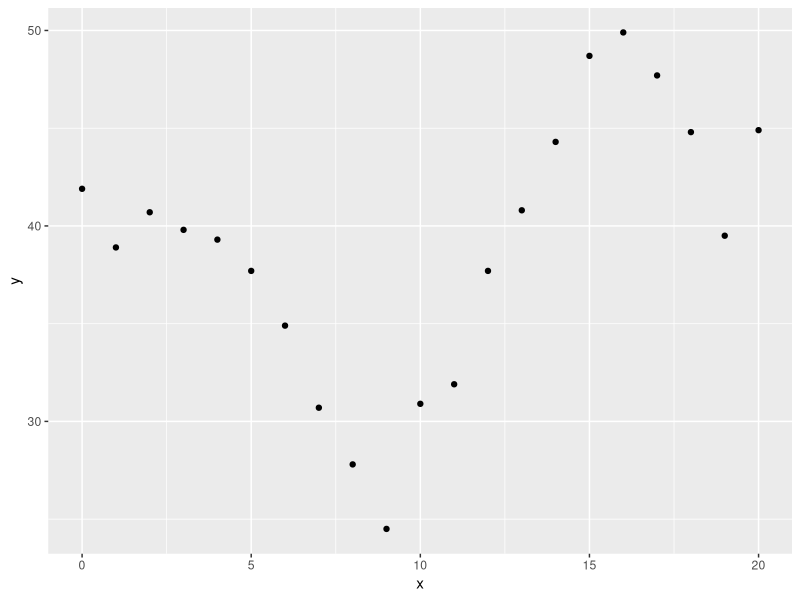
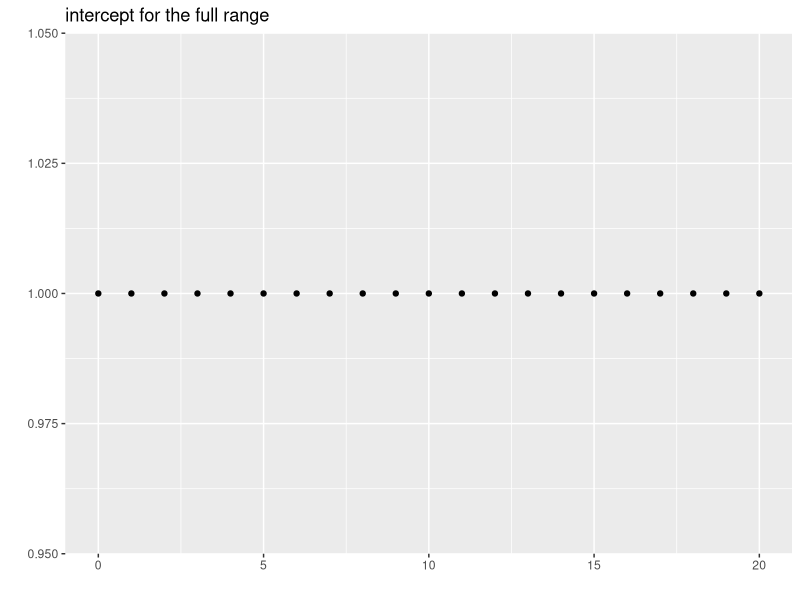
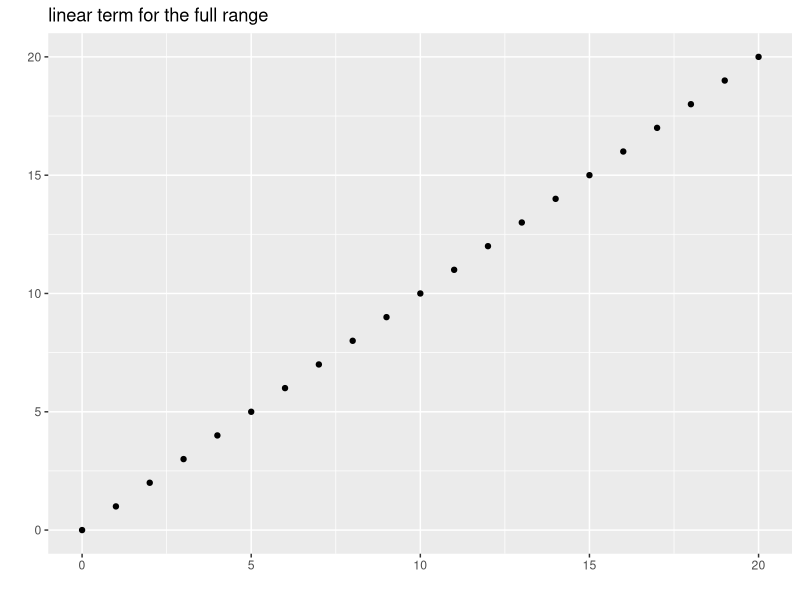
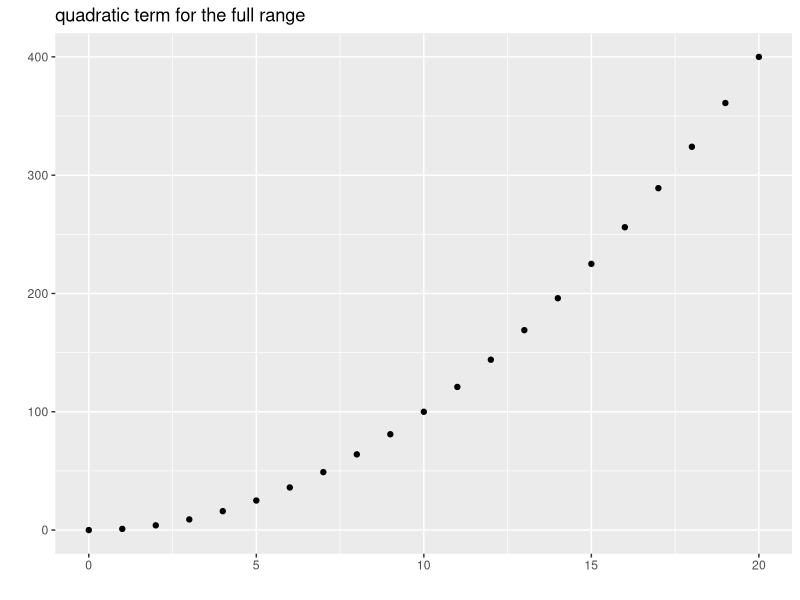
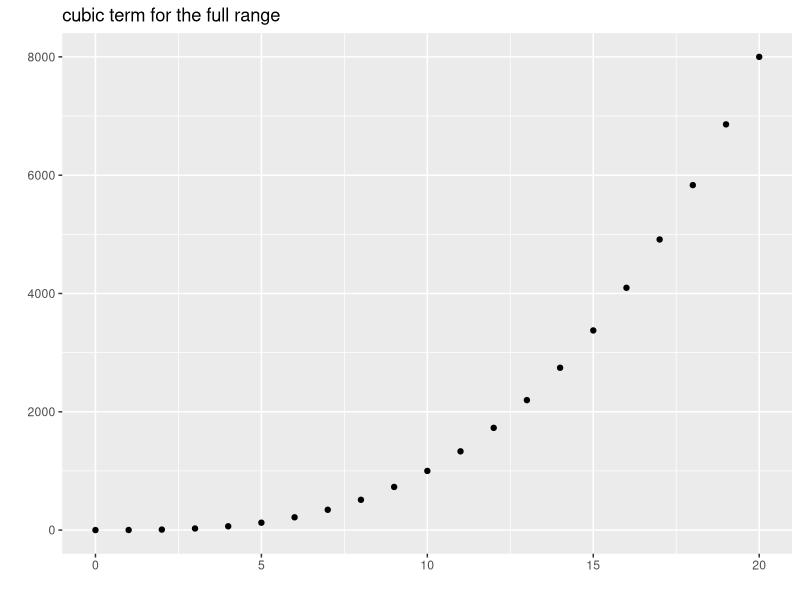
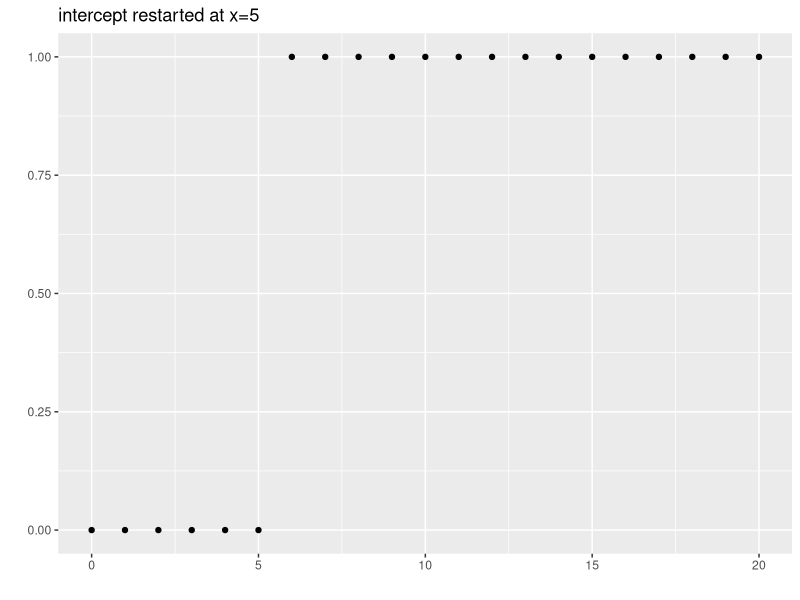
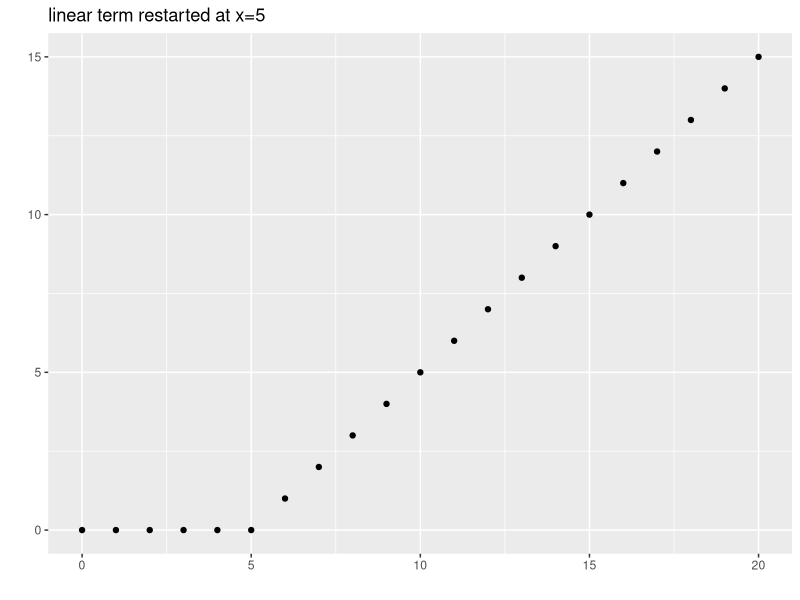
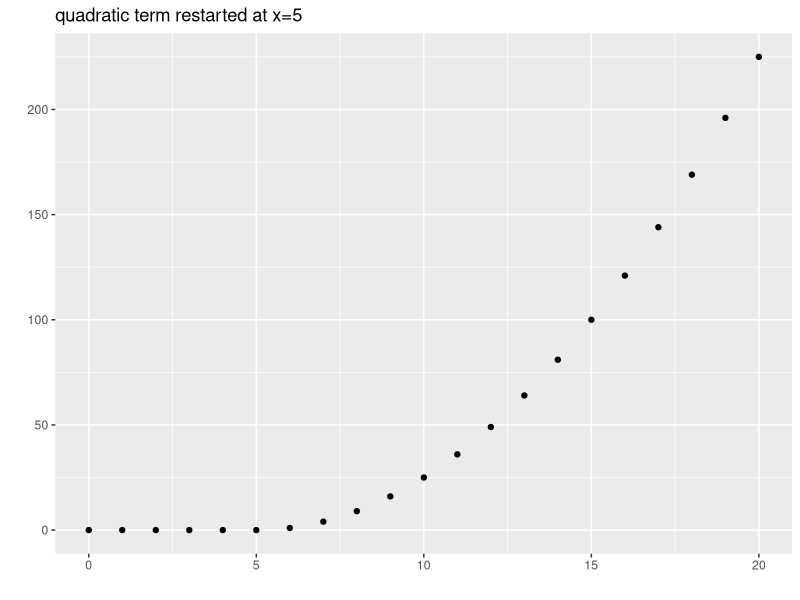

R code for these plots, in order:
## ---- chunk 1
suppressMessages(suppressWarnings(library(broom)))
suppressMessages(suppressWarnings(library(dplyr)))
suppressMessages(suppressWarnings(library(knitr)))
suppressMessages(suppressWarnings(library(magrittr)))
suppressMessages(suppressWarnings(library(splines)))
suppressMessages(suppressWarnings(library(tidyr)))
## ---- chunk 2
library(ggplot2)
x <- 0:20
y <- rep(40, 21)
y[6:21] <- y[6:21]-3*(1:15)
y[11:21] <- y[11:21]+7*(1:10)
y[16:21] <- y[16:21]-(1:5)^2
y <- y+round(rnorm(10), 1)
simulated_example <- data.frame(x, y)
simulated_example
ggplot(simulated_example, aes(x, y)) +
  geom_point()
## ---- chunk 3
x <- c(0:20, setdiff(seq(0, 20, by=1/64), 0:20))
## ---- chunk 4
xm <- data.frame(
  c1 =rep(1, length(x)),
  c2 =x,
  c3 =x^2,
  c4 =x^3,
  c5 =(x> 5)*rep(1, length(x)),
  c6 =(x> 5)*(x- 5),
  c7 =(x> 5)*(x- 5)^2,
  c8 =(x> 5)*(x- 5)^3,
  c9 =(x>10)*rep(1, length(x)),
  c10=(x>10)*(x-10),
  c11=(x>10)*(x-10)^2,
  c12=(x>10)*(x-10)^3,
  c13 =(x>15)*rep(1, length(x)),
  c14=(x>15)*(x-15),
  c15=(x>15)*(x-15)^2,
  c16=(x>15)*(x-15)^3,
  y=NA
)
xm$y[1:21] <- y
## ---- chunk 5
lb1 <- rep(c("intercept", "linear term", "quadratic term", "cubic term"), 4)
lb2 <- rep(c("for the full range", "restarted at x=5", "restarted at x=10", "restarted at x=15"), each=4)
for (j in 1:16) {
  xm[1:21, ] %>%
    ggplot(aes(c2, .data[[paste0("c", j)]])) +
      ggtitle(paste(lb1[j], lb2[j])) +
      geom_point() +
      xlab(" ") +
      ylab(" ") -> cplot
  plot(cplot)
}
## ---- chunk 6
kable(xm[1:21, 1:4])
## ---- chunk 7
single_cubic_model <- lm(y~c2+c3+c4, data=xm)
single_cubic_model %>% 
  augment(newdata=xm) %>%
  ggplot(aes(x, y)) + 
    geom_point() +
    geom_line(aes(y=.fitted)) +
    ggtitle("Single cubic fit to the data")
## ---- chunk 8
kable(xm[1:20, ])
xm$y <- NA
xm$y[1:20] <- y
four_independent_cubics <- 
  lm(y~c2+c3+c4+c5+c6+c7+c8+c9+c10+c11+c12+c13+c14+c15+c16, data=xm)
augment(four_independent_cubics, newdata=xm) %>%
  ggplot(aes(c2, .fitted)) +
    geom_line() +
    geom_point(aes(c2, y)) + 
    ggtitle("Discontinous cubic splines")
## ---- chunk 9
kable(xm[1:20, c(1:4, 6:8, 10:12, 14:16)])
four_continuous_cubics <- 
  lm(y~c2+c3+c4+c6+c7+c8+c10+c11+c12+c14+c15+c16, data=xm)
augment(four_continuous_cubics, newdata=xm) %>%
  ggplot(aes(c2, .fitted)) +
    geom_line() +
    geom_point(aes(c2, y)) +
    ggtitle("Continous but not smooth cubic splines")

## ---- chunk 10
kable(xm[1:20, c(1:4, 7:8, 11:12, 15:16)])
four_smooth_cubics <- 
  lm(y~c2+c3+c4+c7+c8+c11+c12+c15+c16, data=xm)
augment(four_smooth_cubics, newdata=xm) %>%
  ggplot(aes(c2, .fitted)) +
    geom_line() +
    geom_point(aes(c2, y)) + 
    ggtitle("Continous and Smooth (1st derivative) splines")

## ---- chunk 11
kable(xm[1:20, c(1:4, 8, 12, 16)])
spline_model <- 
  lm(y~c2+c3+c4+c8+c12+c16, data=xm)
augment(spline_model, newdata=xm) %>%
  ggplot(aes(c2, .fitted)) +
    geom_line() +
    geom_point(aes(c2, y)) +
    ggtitle("Continous and smooth (1st and 2nd derivatives) cubic splines")
## ---- chunk 12
round(cor(xm[c(2:4, 8, 12, 16)]), 2)
## ---- chunk 13
linear_spline <- bs(xm$c2, knots=c(5, 10, 15), degree=1, intercept=TRUE)
kable(linear_spline[1:21, ])
plot(x[1:21], linear_spline[1:21 , 1])
plot(x[1:21], linear_spline[1:21 , 2])
plot(x[1:21], linear_spline[1:21 , 3])
plot(x[1:21], linear_spline[1:21 , 4])
plot(x[1:21], linear_spline[1:21 , 5])

lm(xm$y~linear_spline) %>%
  augment(newdata=xm) %>%
  ggplot(aes(c2, .fitted)) +
    geom_line() +
    geom_point(aes(c2, y)) + 
    ggtitle("Linear splines")
## ---- chunk 14
quadratic_spline <- bs(xm$c2, knots=c(5, 10, 15), degree=2, intercept=TRUE)
kable(quadratic_spline[1:21, ])
plot(x[1:21], quadratic_spline[1:21 , 1])
plot(x[1:21], quadratic_spline[1:21 , 2])
plot(x[1:21], quadratic_spline[1:21 , 3])
plot(x[1:21], quadratic_spline[1:21 , 4])
plot(x[1:21], quadratic_spline[1:21 , 5])

lm(xm$y~quadratic_spline) %>%
  augment(newdata=xm) %>%
  ggplot(aes(c2, .fitted)) +
    geom_line() +
    geom_point(aes(c2, y)) + 
    ggtitle("quadratic splines")
## ---- chunk 15
cubic_spline <- bs(xm$c2, knots=c(5, 10, 15), degree=3, intercept=TRUE)
kable(cubic_spline[1:21, ])
plot(x[1:21], cubic_spline[1:21 , 1])
plot(x[1:21], cubic_spline[1:21 , 2])
plot(x[1:21], cubic_spline[1:21 , 3])
plot(x[1:21], cubic_spline[1:21 , 4])
plot(x[1:21], cubic_spline[1:21 , 5])

lm(xm$y~cubic_spline) %>%
  augment(newdata=xm) %>%
  ggplot(aes(c2, .fitted)) +
    geom_line() +
    geom_point(aes(c2, y)) + 
    ggtitle("cubic splines")
